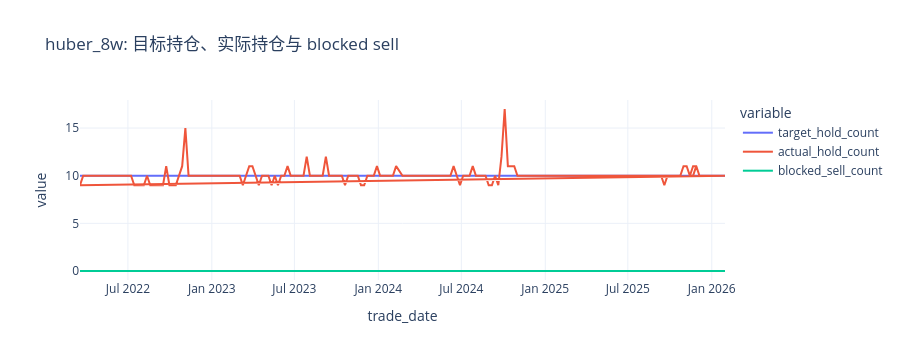
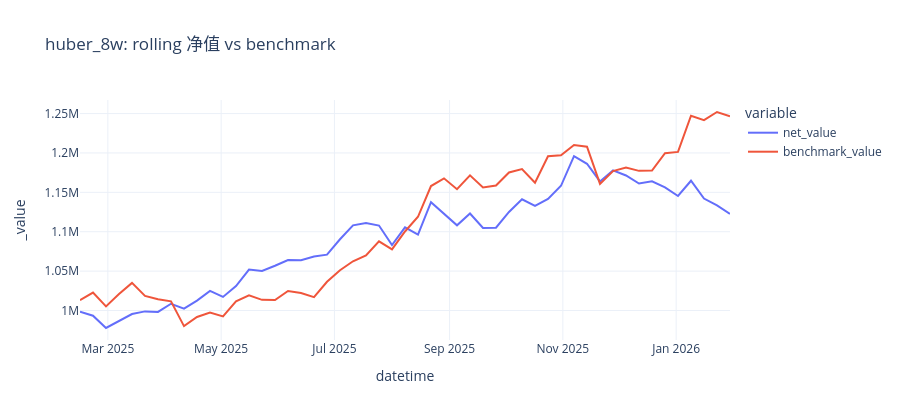
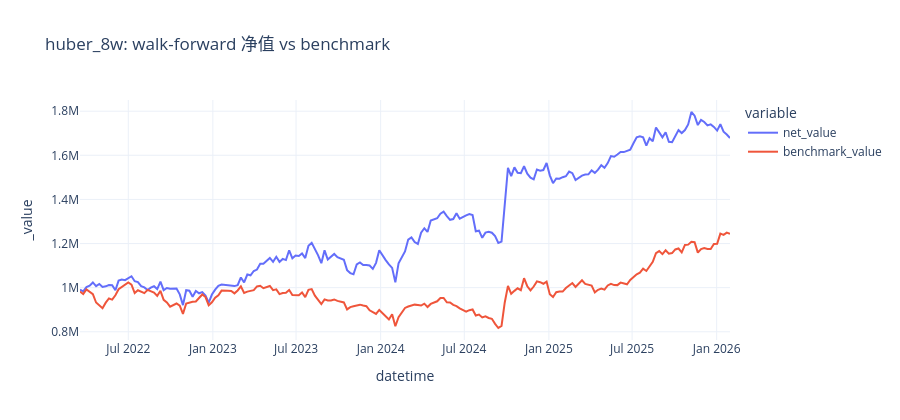
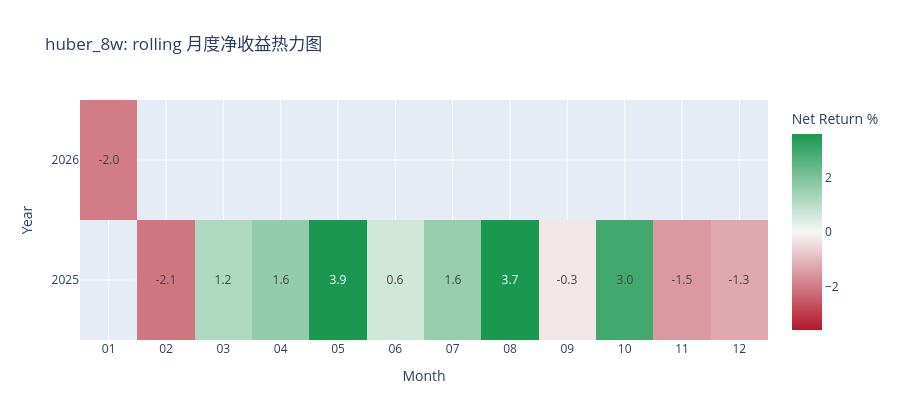

Source (notebook cell) for these figures, in order:
### Markdown cell above
## 7. 执行与风险诊断

### Code cell
if focus_recipe is None:
    display(Markdown("当前没有可展示的 recipe。"))
else:
    recipe_data = artifact_view["recipes"][focus_recipe]
    portfolio_diagnostics = recipe_data["portfolio_diagnostics"].copy()
    execution_diff_summary = recipe_data["execution_diff_summary"].copy()
    rolling_native_report = recipe_data["rolling_native_report"].copy()
    walk_forward_native_report = recipe_data["walk_forward_native_report"].copy()
    rolling_monthly_heatmap = recipe_data["rolling_native_monthly_return_heatmap"].copy()
    rolling_annual_heatmap = recipe_data["rolling_native_annual_return_heatmap"].copy()
    walk_forward_monthly_heatmap = recipe_data["walk_forward_native_monthly_return_heatmap"].copy()
    walk_forward_annual_heatmap = recipe_data["walk_forward_native_annual_return_heatmap"].copy()

    display(portfolio_diagnostics.tail(12) if not portfolio_diagnostics.empty else pd.DataFrame())
    display(execution_diff_summary if not execution_diff_summary.empty else pd.DataFrame())

    if not portfolio_diagnostics.empty and "trade_date" in portfolio_diagnostics.columns:
        portfolio_diagnostics["trade_date"] = pd.to_datetime(portfolio_diagnostics["trade_date"])
        _show_line(
            portfolio_diagnostics,
            x="trade_date",
            y=["target_hold_count", "actual_hold_count", "blocked_sell_count"],
            title=f"{focus_recipe}: 目标持仓、实际持仓与 blocked sell",
        )

    if not rolling_native_report.empty and "datetime" in rolling_native_report.columns:
        rolling_native_report["datetime"] = pd.to_datetime(rolling_native_report["datetime"])
        _show_line(
            rolling_native_report,
            x="datetime",
            y=["net_value", "benchmark_value"],
            title=f"{focus_recipe}: rolling 净值 vs benchmark",
            height=420,
        )

    if not walk_forward_native_report.empty and "datetime" in walk_forward_native_report.columns:
        walk_forward_native_report["datetime"] = pd.to_datetime(walk_forward_native_report["datetime"])
        _show_line(
            walk_forward_native_report,
            x="datetime",
            y=["net_value", "benchmark_value"],
            title=f"{focus_recipe}: walk-forward 净值 vs benchmark",
            height=420,
        )

    _render_return_heatmap(
        rolling_monthly_heatmap,
        title=f"{focus_recipe}: rolling 月度净收益热力图",
        x_label="Month",
        y_label="Year",
    )
    _render_return_heatmap(
        rolling_annual_heatmap,
        title=f"{focus_recipe}: rolling 年度净收益热力图",
        x_label="Year",
        y_label="Metric",
    )
    _render_return_heatmap(
        walk_forward_monthly_heatmap,
        title=f"{focus_recipe}: walk-forward 月度净收益热力图",
        x_label="Month",
        y_label="Year",
    )
    _render_return_heatmap(
        walk_forward_annual_heatmap,
        title=f"{focus_recipe}: walk-forward 年度净收益热力图",
        x_label="Year",
        y_label="Metric",
    )

### Figure 1 — Plotly figure (JSON) as saved in the notebook; plotly's stock layout.template omitted (floating-point values rounded to 4 significant figures; data arrays with more than 128 entries replaced by an {"elided": "..."} marker saying what was removed)
{"data": [{"hovertemplate": "variable=target_hold_count<br>trade_date=%{x}<br>value=%{y}<extra></extra>", "legendgroup": "target_hold_count", "line": {"color": "#636efa", "dash": "solid"}, "marker": {"symbol": "circle"}, "mode": "lines", "name": "target_hold_count", "orientation": "v", "showlegend": true, "type": "scatter", "x": {"elided": "250 str values"}, "xaxis": "x", "y": {"elided": "250 int values"}, "yaxis": "y"}, {"hovertemplate": "variable=actual_hold_count<br>trade_date=%{x}<br>value=%{y}<extra></extra>", "legendgroup": "actual_hold_count", "line": {"color": "#EF553B", "dash": "solid"}, "marker": {"symbol": "circle"}, "mode": "lines", "name": "actual_hold_count", "orientation": "v", "showlegend": true, "type": "scatter", "x": {"elided": "250 str values"}, "xaxis": "x", "y": {"elided": "250 int values"}, "yaxis": "y"}, {"hovertemplate": "variable=blocked_sell_count<br>trade_date=%{x}<br>value=%{y}<extra></extra>", "legendgroup": "blocked_sell_count", "line": {"color": "#00cc96", "dash": "solid"}, "marker": {"symbol": "circle"}, "mode": "lines", "name": "blocked_sell_count", "orientation": "v", "showlegend": true, "type": "scatter", "x": {"elided": "250 str values"}, "xaxis": "x", "y": {"elided": "250 int values"}, "yaxis": "y"}], "layout": {"height": 360, "legend": {"title": {"text": "variable"}, "tracegroupgap": 0}, "title": {"text": "huber_8w: 目标持仓、实际持仓与 blocked sell"}, "xaxis": {"anchor": "y", "domain": [0, 1], "title": {"text": "trade_date"}}, "yaxis": {"anchor": "x", "domain": [0, 1], "title": {"text": "value"}}}}

### Figure 2 — Plotly figure (JSON) as saved in the notebook; plotly's stock layout.template omitted (floating-point values rounded to 4 significant figures)
{"data": [{"hovertemplate": "variable=net_value<br>datetime=%{x}<br>_value=%{y}<extra></extra>", "legendgroup": "net_value", "line": {"color": "#636efa", "dash": "solid"}, "marker": {"symbol": "circle"}, "mode": "lines", "name": "net_value", "orientation": "v", "showlegend": true, "type": "scatter", "x": ["2025-02-14T00:00:00.000000000", "2025-02-21T00:00:00.000000000", "2025-02-28T00:00:00.000000000", "2025-03-07T00:00:00.000000000", "2025-03-14T00:00:00.000000000", "2025-03-21T00:00:00.000000000", "2025-03-28T00:00:00.000000000", "2025-04-04T00:00:00.000000000", "2025-04-11T00:00:00.000000000", "2025-04-18T00:00:00.000000000", "2025-04-25T00:00:00.000000000", "2025-05-02T00:00:00.000000000", "2025-05-09T00:00:00.000000000", "2025-05-16T00:00:00.000000000", "2025-05-23T00:00:00.000000000", "2025-05-30T00:00:00.000000000", "2025-06-06T00:00:00.000000000", "2025-06-13T00:00:00.000000000", "2025-06-20T00:00:00.000000000", "2025-06-27T00:00:00.000000000", "2025-07-04T00:00:00.000000000", "2025-07-11T00:00:00.000000000", "2025-07-18T00:00:00.000000000", "2025-07-25T00:00:00.000000000", "2025-08-01T00:00:00.000000000", "2025-08-08T00:00:00.000000000", "2025-08-15T00:00:00.000000000", "2025-08-22T00:00:00.000000000", "2025-08-29T00:00:00.000000000", "2025-09-05T00:00:00.000000000", "2025-09-12T00:00:00.000000000", "2025-09-19T00:00:00.000000000", "2025-09-26T00:00:00.000000000", "2025-10-03T00:00:00.000000000", "2025-10-10T00:00:00.000000000", "2025-10-17T00:00:00.000000000", "2025-10-24T00:00:00.000000000", "2025-10-31T00:00:00.000000000", "2025-11-07T00:00:00.000000000", "2025-11-14T00:00:00.000000000", "2025-11-21T00:00:00.000000000", "2025-11-28T00:00:00.000000000", "2025-12-05T00:00:00.000000000", "2025-12-12T00:00:00.000000000", "2025-12-19T00:00:00.000000000", "2025-12-26T00:00:00.000000000", "2026-01-02T00:00:00.000000000", "2026-01-09T00:00:00.000000000", "2026-01-16T00:00:00.000000000", "2026-01-23T00:00:00.000000000", "2026-01-30T00:00:00.000000000"], "xaxis": "x", "y": [998500.0, 993400.0, 977800.0, 986500.0, 995500.0, 998900.0, 998200.0, 1009000.0, 1002000.0, 1013000.0, 1025000.0, 1017000.0, 1031000.0, 1052000.0, 1050000.0, 1057000.0, 1064000.0, 1064000.0, 1069000.0, 1071000.0, 1090000.0, 1108000.0, 1111000.0, 1108000.0, 1083000.0, 1106000.0, 1096000.0, 1138000.0, 1123000.0, 1108000.0, 1123000.0, 1105000.0, 1105000.0, 1125000.0, 1141000.0, 1133000.0, 1142000.0, 1158000.0, 1196000.0, 1186000.0, 1164000.0, 1178000.0, 1171000.0, 1161000.0, 1164000.0, 1156000.0, 1145000.0, 1165000.0, 1142000.0, 1133000.0, 1123000.0], "yaxis": "y"}, {"hovertemplate": "variable=benchmark_value<br>datetime=%{x}<br>_value=%{y}<extra></extra>", "legendgroup": "benchmark_value", "line": {"color": "#EF553B", "dash": "solid"}, "marker": {"symbol": "circle"}, "mode": "lines", "name": "benchmark_value", "orientation": "v", "showlegend": true, "type": "scatter", "x": ["2025-02-14T00:00:00.000000000", "2025-02-21T00:00:00.000000000", "2025-02-28T00:00:00.000000000", "2025-03-07T00:00:00.000000000", "2025-03-14T00:00:00.000000000", "2025-03-21T00:00:00.000000000", "2025-03-28T00:00:00.000000000", "2025-04-04T00:00:00.000000000", "2025-04-11T00:00:00.000000000", "2025-04-18T00:00:00.000000000", "2025-04-25T00:00:00.000000000", "2025-05-02T00:00:00.000000000", "2025-05-09T00:00:00.000000000", "2025-05-16T00:00:00.000000000", "2025-05-23T00:00:00.000000000", "2025-05-30T00:00:00.000000000", "2025-06-06T00:00:00.000000000", "2025-06-13T00:00:00.000000000", "2025-06-20T00:00:00.000000000", "2025-06-27T00:00:00.000000000", "2025-07-04T00:00:00.000000000", "2025-07-11T00:00:00.000000000", "2025-07-18T00:00:00.000000000", "2025-07-25T00:00:00.000000000", "2025-08-01T00:00:00.000000000", "2025-08-08T00:00:00.000000000", "2025-08-15T00:00:00.000000000", "2025-08-22T00:00:00.000000000", "2025-08-29T00:00:00.000000000", "2025-09-05T00:00:00.000000000", "2025-09-12T00:00:00.000000000", "2025-09-19T00:00:00.000000000", "2025-09-26T00:00:00.000000000", "2025-10-03T00:00:00.000000000", "2025-10-10T00:00:00.000000000", "2025-10-17T00:00:00.000000000", "2025-10-24T00:00:00.000000000", "2025-10-31T00:00:00.000000000", "2025-11-07T00:00:00.000000000", "2025-11-14T00:00:00.000000000", "2025-11-21T00:00:00.000000000", "2025-11-28T00:00:00.000000000", "2025-12-05T00:00:00.000000000", "2025-12-12T00:00:00.000000000", "2025-12-19T00:00:00.000000000", "2025-12-26T00:00:00.000000000", "2026-01-02T00:00:00.000000000", "2026-01-09T00:00:00.000000000", "2026-01-16T00:00:00.000000000", "2026-01-23T00:00:00.000000000", "2026-01-30T00:00:00.000000000"], "xaxis": "x", "y": [1013000.0, 1023000.0, 1005000.0, 1021000.0, 1035000.0, 1019000.0, 1014000.0, 1012000.0, 980200.0, 991800.0, 997400.0, 992500.0, 1012000.0, 1019000.0, 1014000.0, 1013000.0, 1025000.0, 1022000.0, 1017000.0, 1036000.0, 1051000.0, 1063000.0, 1070000.0, 1088000.0, 1078000.0, 1100000.0, 1119000.0, 1158000.0, 1168000.0, 1154000.0, 1172000.0, 1156000.0, 1159000.0, 1175000.0, 1180000.0, 1162000.0, 1196000.0, 1197000.0, 1210000.0, 1208000.0, 1161000.0, 1177000.0, 1181000.0, 1177000.0, 1178000.0, 1200000.0, 1201000.0, 1247000.0, 1242000.0, 1252000.0, 1246000.0], "yaxis": "y"}], "layout": {"height": 420, "legend": {"title": {"text": "variable"}, "tracegroupgap": 0}, "title": {"text": "huber_8w: rolling 净值 vs benchmark"}, "xaxis": {"anchor": "y", "domain": [0, 1], "title": {"text": "datetime"}}, "yaxis": {"anchor": "x", "domain": [0, 1], "title": {"text": "_value"}}}}

### Figure 3 — Plotly figure (JSON) as saved in the notebook; plotly's stock layout.template omitted (floating-point values rounded to 4 significant figures; data arrays with more than 128 entries replaced by an {"elided": "..."} marker saying what was removed)
{"data": [{"hovertemplate": "variable=net_value<br>datetime=%{x}<br>_value=%{y}<extra></extra>", "legendgroup": "net_value", "line": {"color": "#636efa", "dash": "solid"}, "marker": {"symbol": "circle"}, "mode": "lines", "name": "net_value", "orientation": "v", "showlegend": true, "type": "scatter", "x": {"elided": "199 str values"}, "xaxis": "x", "y": {"elided": "199 float values"}, "yaxis": "y"}, {"hovertemplate": "variable=benchmark_value<br>datetime=%{x}<br>_value=%{y}<extra></extra>", "legendgroup": "benchmark_value", "line": {"color": "#EF553B", "dash": "solid"}, "marker": {"symbol": "circle"}, "mode": "lines", "name": "benchmark_value", "orientation": "v", "showlegend": true, "type": "scatter", "x": {"elided": "199 str values"}, "xaxis": "x", "y": {"elided": "199 float values"}, "yaxis": "y"}], "layout": {"height": 420, "legend": {"title": {"text": "variable"}, "tracegroupgap": 0}, "title": {"text": "huber_8w: walk-forward 净值 vs benchmark"}, "xaxis": {"anchor": "y", "domain": [0, 1], "title": {"text": "datetime"}}, "yaxis": {"anchor": "x", "domain": [0, 1], "title": {"text": "_value"}}}}

### Figure 4 — Plotly figure (JSON) as saved in the notebook; plotly's stock layout.template omitted (floating-point values rounded to 4 significant figures)
{"data": [{"coloraxis": "coloraxis", "hovertemplate": "Month: %{x}<br>Year: %{y}<br>Net Return %: %{z}<extra></extra>", "name": "0", "texttemplate": "%{z:.1f}", "type": "heatmap", "x": ["01", "02", "03", "04", "05", "06", "07", "08", "09", "10", "11", "12"], "xaxis": "x", "y": ["2025", "2026"], "yaxis": "y", "z": [[NaN, -2.074, 1.184, 1.622, 3.892, 0.6364, 1.597, 3.671, -0.273, 2.954, -1.517, -1.283], [-1.977, NaN, NaN, NaN, NaN, NaN, NaN, NaN, NaN, NaN, NaN, NaN]]}], "layout": {"coloraxis": {"cmax": 3.599, "cmin": -3.599, "colorbar": {"title": {"text": "Net Return %"}}, "colorscale": [[0, "#b2182b"], [0.5, "#f7f7f7"], [1, "#1a9850"]]}, "height": 420, "title": {"text": "huber_8w: rolling 月度净收益热力图"}, "xaxis": {"anchor": "y", "domain": [0, 1], "title": {"text": "Month"}}, "yaxis": {"anchor": "x", "autorange": true, "domain": [0, 1], "title": {"text": "Year"}}}}
